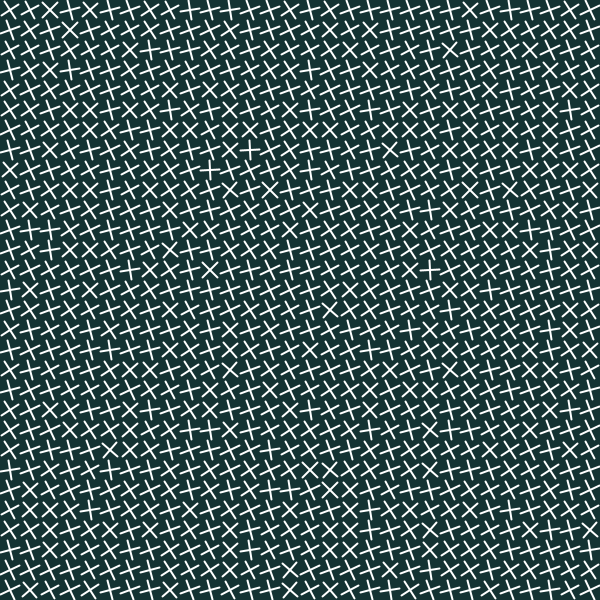
Frame 1 (no input)
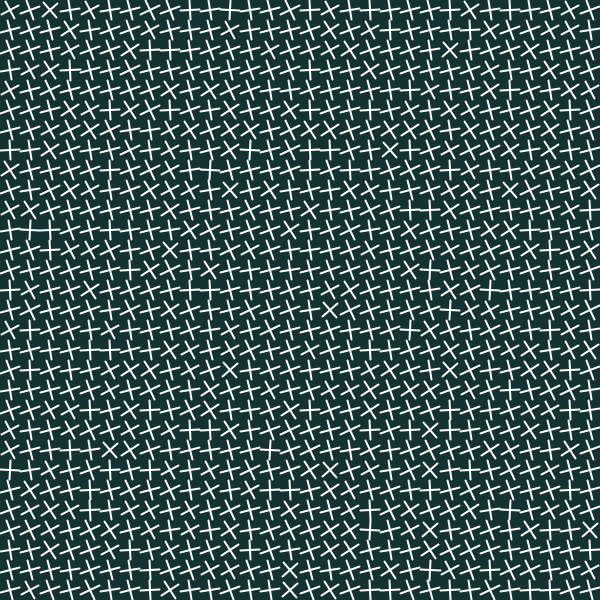
Frame 60 (the mouse pressed at the canvas centre just before this capture)
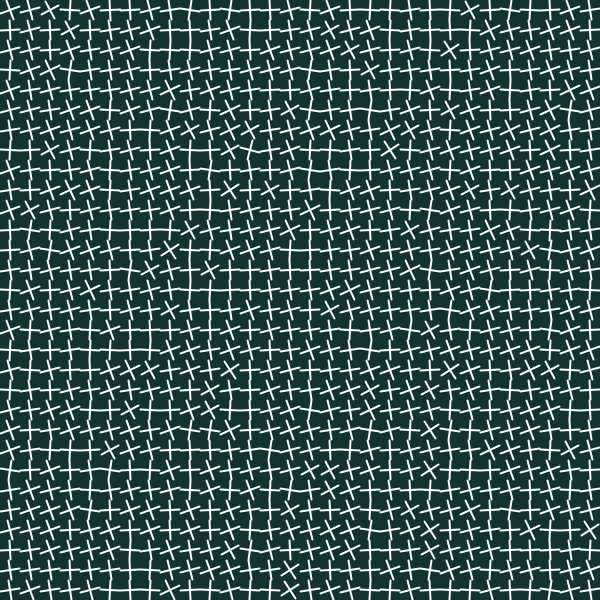
Frame 120 (the mouse held since frame 60 and released just before this capture)

The Processing sketch that drew these frames (run headless with seeded random() and noise(); from frame 60 on, the mouse is pressed at the canvas centre):

// Processing sketch: PerlinCrosses
// ── PerlinCrosses.pde
int rows = 30;
int files = 30;
Cross[] c = new Cross[rows*files];
float[] noises = new float[rows*files];


void setup() {
  size(600, 600);
  frameRate(120);
  for (int i = 0; i<rows*files; i++) {
    c[i]=new Cross();
    noises[i]=0;
  }
  
  
}

void draw() {
  float offsetX = width/(2*files);
  float offsetY = height/(2*rows);
  background(20, 50, 50);
  for (int r=0; r<rows; r++) {
    for (int f=0; f<files; f++) {

      float noiseAngle = noise(r*rows+f);//print(noiseAngle,"\n");
      c[r*rows+f].draw(f*width/files+offsetX, r*height/rows+offsetY, width/(rows*2), noiseAngle+frameCount/20);
    }
  }
}

class Cross {
  void draw(float x, float y, float l, float a) {
    stroke(255, 255, 255);
    strokeWeight(2);
    line(x-l*cos(a), y+l*sin(a), x+l*cos(a), y-l*sin(a));
    line(x-l*cos(a+radians(90)), y+l*sin(a+radians(90)), x+l*cos(a+radians(90)), y-l*sin(a+radians(90)));
  }
}
